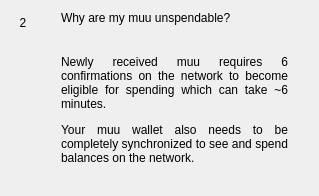
                  <widget class="QWidget" name="widgetFaq2" native="true">
                   <layout class="QHBoxLayout" name="horizontalPage2" stretch="0,1">
                    <item alignment="Qt::AlignTop">
                     <widget class="QLabel" name="labelNumber2">
                      <property name="minimumSize">
                       <size>
                        <width>24</width>
                        <height>24</height>
                       </size>
                      </property>
                      <property name="maximumSize">
                       <size>
                        <width>16777215</width>
                        <height>24</height>
                       </size>
                      </property>
                      <property name="text">
                       <string>2</string>
                      </property>
                      <property name="alignment">
                       <set>Qt::AlignCenter</set>
                      </property>
                     </widget>
                    </item>
                    <item>
                     <layout class="QVBoxLayout" name="verticalLayoutPage2">
                      <property name="spacing">
                       <number>0</number>
                      </property>
                      <property name="leftMargin">
                       <number>20</number>
                      </property>
                      <property name="rightMargin">
                       <number>20</number>
                      </property>
                      <item>
                       <widget class="QLabel" name="labelSubtitle2">
                        <property name="text">
                         <string>Why are my muu unspendable?</string>
                        </property>
                        <property name="wordWrap">
                         <bool>true</bool>
                        </property>
                       </widget>
                      </item>
                      <item>
                       <spacer name="verticalSpacer_20">
                        <property name="orientation">
                         <enum>Qt::Vertical</enum>
                        </property>
                        <property name="sizeType">
                         <enum>QSizePolicy::Fixed</enum>
                        </property>
                        <property name="sizeHint" stdset="0">
                         <size>
                          <width>20</width>
                          <height>30</height>
                         </size>
                        </property>
                       </spacer>
                      </item>
                      <item>
                       <widget class="QLabel" name="labelContent2">
                        <property name="text">
                         <string>
                           &lt;html&gt;&lt;head/&gt;&lt;body&gt;&lt;p align=&quot;justify&quot;&gt;
                           Newly received muu requires 6 confirmations on the network
                           to become eligible for spending which can take ~6 minutes.
                           &lt;/p&gt;&lt;p align=&quot;justify&quot;&gt;
                           Your muu wallet also needs to be completely synchronized
                           to see and spend balances on the network.
                           &lt;/p&gt;&lt;/body&gt;&lt;/html&gt;
                         </string>
                        </property>
                        <property name="alignment">
                         <set>Qt::AlignLeading|Qt::AlignLeft|Qt::AlignTop</set>
                        </property>
                        <property name="wordWrap">
                         <bool>true</bool>
                        </property>
                       </widget>
                      </item>
                      <item>
                       <spacer name="verticalSpacer_21">
                        <property name="orientation">
                         <enum>Qt::Vertical</enum>
                        </property>
                        <property name="sizeHint" stdset="0">
                         <size>
                          <width>20</width>
                          <height>20</height>
                         </size>
                        </property>
                       </spacer>
                      </item>
                     </layout>
                    </item>
                   </layout>
                  </widget>
